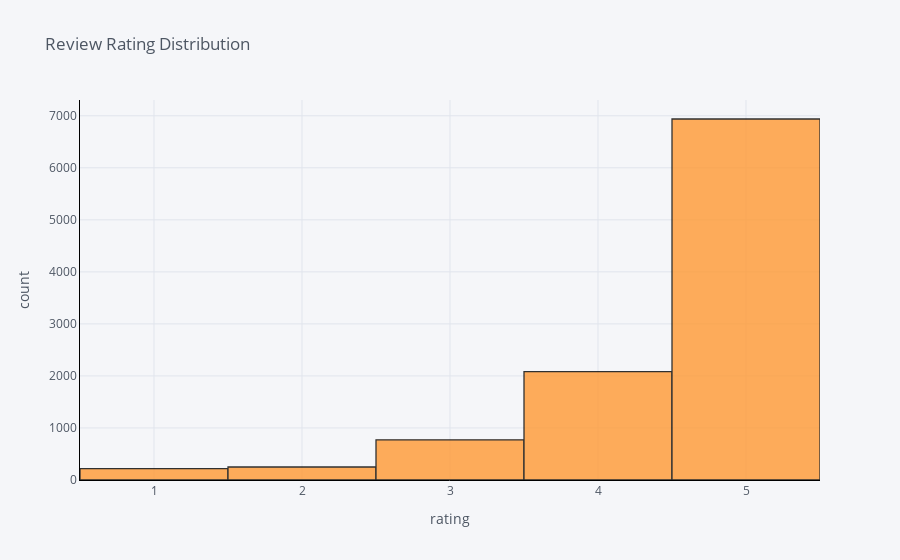

Source (notebook cell):
### Code cell
music['overall'].iplot(
    kind='hist',
    xTitle='rating',
    linecolor='black',
    yTitle='count',
    title='Review Rating Distribution')

### Figure 1 — Plotly figure (JSON) as saved in the notebook; plotly's stock layout.template omitted (floating-point values rounded to 4 significant figures; data arrays with more than 128 entries replaced by an {"elided": "..."} marker saying what was removed)
{"data": [{"histfunc": "count", "histnorm": "", "marker": {"color": "rgba(255, 153, 51, 1.0)", "line": {"color": "#000000", "width": 1.3}}, "name": "overall", "opacity": 0.8, "orientation": "v", "type": "histogram", "x": {"elided": "10261 int values"}}], "layout": {"barmode": "overlay", "legend": {"bgcolor": "#F5F6F9", "font": {"color": "#4D5663"}}, "paper_bgcolor": "#F5F6F9", "plot_bgcolor": "#F5F6F9", "title": {"font": {"color": "#4D5663"}, "text": "Review Rating Distribution"}, "xaxis": {"gridcolor": "#E1E5ED", "linecolor": "black", "showgrid": true, "tickfont": {"color": "#4D5663"}, "title": {"font": {"color": "#4D5663"}, "text": "rating"}, "zerolinecolor": "#E1E5ED"}, "yaxis": {"gridcolor": "#E1E5ED", "linecolor": "black", "showgrid": true, "tickfont": {"color": "#4D5663"}, "title": {"font": {"color": "#4D5663"}, "text": "count"}, "zerolinecolor": "#E1E5ED"}}}
